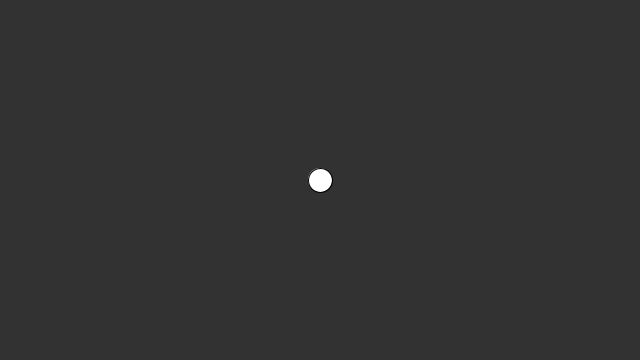
Frame 1 (no input)
Frame 60 (the mouse pressed at the canvas centre just before this capture): identical to frame 1, image omitted
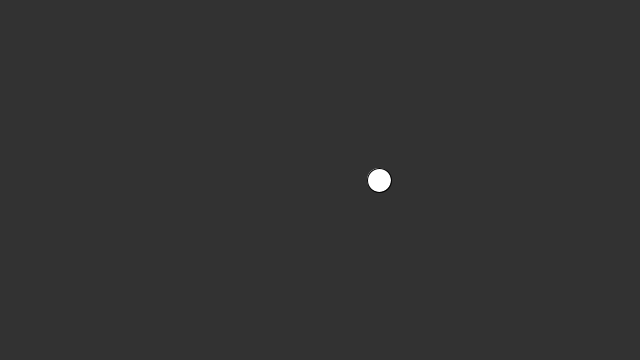
Frame 120 (the mouse held since frame 60 and released just before this capture)

The Processing sketch that drew these frames (run headless with seeded random() and noise(); from frame 60 on, the mouse is pressed at the canvas centre):

// Processing sketch: click_ball
// ── click_ball.pde
float circleX;
boolean going = false;

void setup(){
  size(640,360);
  circleX = width/2;
}

void draw(){
  background(50);
  ellipse(circleX,180,24,24);
  
  if(going){
    circleX = circleX + 1;
  }
  
}

void mousePressed(){

  going = !going;
  
}
